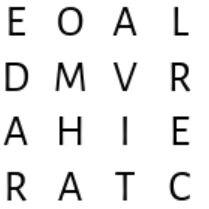
#> input picture images/image.png, 209 x 209 px
$ python solver.py
#> lines starting #> are read from the running program, lines starting #| are printed output that depends on the picture; after the words box and inside, x2 and y2 are one past the last pixel; in counts of white or black regions, pixels touching at a corner belong together
#> further down, img is the input picture: shape (209, 209, 3); min 0, max 255, mean 235.8
### ocr.py

import cv2
import numpy as np
import pytesseract

# source of the get letters code: https://stackoverflow.com/questions/61327857/how-to-extract-individual-letters-from-image-with-pytesseract

def get_letters(img):
    # https://tesseract-ocr.github.io/tessdoc/ImproveQuality#rescaling

    # disables the dictionary
    #pytesseract.load_system_dawg(False)
    #pytesseract.load_system_words(False)
    #pytesseract.load_freq_dawg(False)
    gray_image = cv2.cvtColor(img, cv2.COLOR_BGR2GRAY)
    thresholded_image = cv2.threshold(gray_image, 127, 255, cv2.THRESH_BINARY_INV + cv2.THRESH_OTSU)[1]
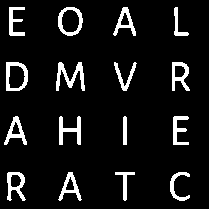
#> thresholded_image: shape (209, 209); 8.6% white; 16 white regions
    #thresholded_image =

    items = cv2.findContours(thresholded_image, cv2.RETR_EXTERNAL, cv2.CHAIN_APPROX_SIMPLE)
#> items = 16 contours; largest, box (x1, y1, x2, y2) and area: (58, 7, 83, 36) 548, (6, 62, 28, 91) 536, (7, 172, 26, 201) 319, (172, 62, 190, 91) 309, (4, 116, 27, 145) 263
    contours = items[0] if len(items) == 2 else items[1]
#> contours has the same summary as items

    img_contour = img.copy()
    for i in range(len(contours)):
        area = cv2.contourArea(contours[i])
        if 100 < area < 10000:
            cv2.drawContours(img_contour, contours, i, (0, 0, 255), 2)
#> this loop made 16 passes
#> area on passes 1 to 12: 146, 116, 256.5, 319, 173.5, 83, 212.5, 263, 309, 145, 261.5, 536
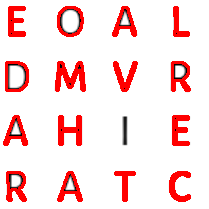
#> img_contour: shape (209, 209, 3); 11.51% of pixels changed, all inside (x1, y1, x2, y2) = (3, 6, 191, 202)

    detected = ""
    for c in contours:
        x, y, w, h = cv2.boundingRect(c)
        ratio = h/w
        area = cv2.contourArea(c)
        base = np.ones(thresholded_image.shape, dtype=np.uint8)
        if ratio > 0.9 and 100 < area < 10000:
            base[y:y+h, x:x+w] = thresholded_image[y:y+h, x:x+w]
            segment = cv2.bitwise_not(base)

            custom_config = r'-l eng --oem 3 --psm 10 -c tessedit_char_whitelist="ABCDEFGHIJKLMNOPQRSTUVWXYZ" '
            c = pytesseract.image_to_string(segment, config=custom_config)
            print(c, end=" ")
            detected = detected + c
            cv2.imshow("segment", segment)
            #cv2.waitKey(0)
        else:
            print("not detected\n")
            detected = detected + "7\n"
#> this loop made 1 pass
#> (x, y, w, h, ratio, area) on pass 1: (170, 172, 20, 29, 1.45, 146)
#> pass 1, in get_letters, `segment = cv2.bitwise_not(base)`:
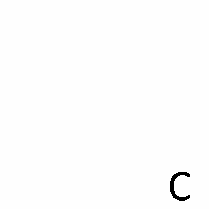
#> segment: shape (209, 209); min 0, max 255, mean 252.9
#> after the loop:
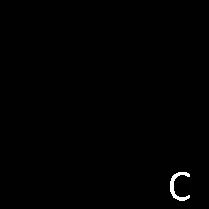
#> base: shape (209, 209); min 0, max 255, mean 2.1
#> after the loop, detected = ''


    print("detected:\n" + detected)
    print("press any key to continue")

    cv2.imshow("img_contour", img_contour)
    cv2.imwrite("img_contour.png", img_contour)
    cv2.waitKey(0)
    cv2.destroyAllWindows()

    return detected, img_contour

# [16 lines left out: function get_words, not called in this run]

#print(get_words(cv2.imread("images/words.png")))

### solver.py
import cv2
import numpy as np
import pytesseract
import ocr
import engine

img = cv2.imread("images/image.png")
#> (the run stopped early here; a loop or call above may not have finished)
